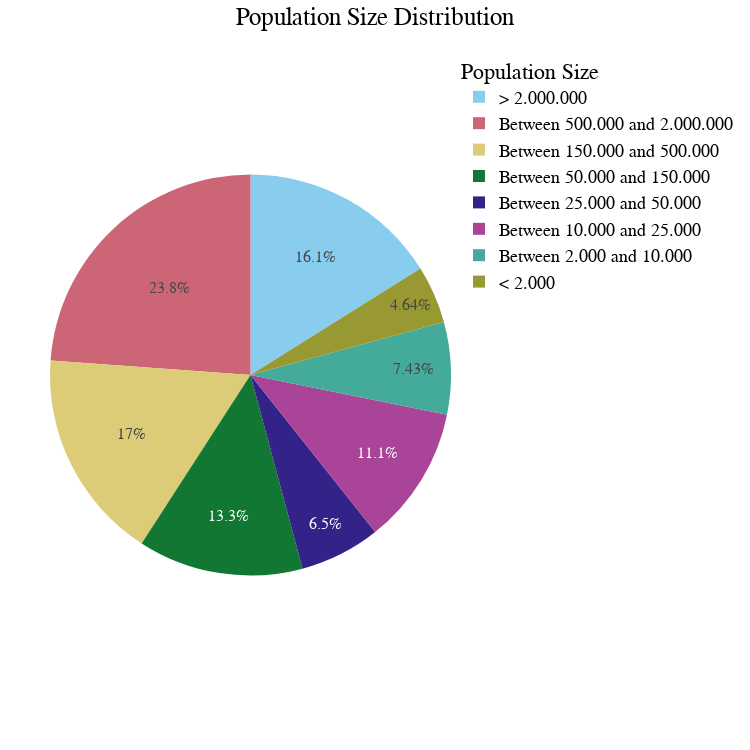

The notebook cell saved with this chart:
### Code cell
import plotly.express as px

# Define the custom order for population size categories
population_order = [
    '> 2.000.000', 
    'Between 500.000 and 2.000.000', 
    'Between 150.000 and 500.000', 
    'Between 50.000 and 150.000', 
    'Between 25.000 and 50.000',
    'Between 10.000 and 25.000', 
    'Between 2.000 and 10.000', 
    '< 2.000'
]


# List of responses for population size from the provided data
population_sizes = df['5. What is the population where you live? (*If you are completing this survey as a fleet operator, public authority, etc. the population of the primary city of your operations / city you represent)'].dropna().value_counts()

# Convert to a pandas DataFrame for easy manipulation
df_population = pd.DataFrame({'Population Size': population_sizes.index, 'Count': population_sizes.values})

# Filter the DataFrame to only include values in the defined order
df_population = df_population[df_population['Population Size'].isin(population_order)]

# Sort the DataFrame based on the custom order
df_population['Population Size'] = pd.Categorical(df_population['Population Size'], categories=population_order, ordered=True)
df_population = df_population.sort_values('Population Size')

# Create a pie chart based on the population size distribution and order them based on the custom order
fig = px.pie(
    df_population,
    names='Population Size',
    values='Count',
    title='Population Size Distribution',
    color_discrete_sequence=px.colors.qualitative.Safe,
    width=750,
    height=750
)

# Apply the preferred layout settings
fig.update_layout(
    title_text='Population Size Distribution',
    title_x=0.5,
    font=dict(
        family="Arial, sans-serif",
        size=18,
        color="black"
    ),
    legend_title_text='Population Size',
    margin=dict(t=50, b=50, l=50, r=50)
)

# Update the traces to ensure the legend follows the correct order
fig.update_traces(
    hoverinfo='label+percent',
    textinfo='percent',
    textfont_size=16,
    sort=False  # This ensures that the legend does not get automatically sorted
)

### Figure 1 — Plotly figure (JSON) as saved in the notebook; plotly's stock layout.template omitted (floating-point values rounded to 4 significant figures)
{"data": [{"domain": {"x": [0, 1], "y": [0, 1]}, "hoverinfo": "label+percent", "hovertemplate": "Population Size=%{label}<br>Count=%{value}<extra></extra>", "labels": ["> 2.000.000", "Between 500.000 and 2.000.000", "Between 150.000 and 500.000", "Between 50.000 and 150.000", "Between 25.000 and 50.000", "Between 10.000 and 25.000", "Between 2.000 and 10.000", "< 2.000"], "legendgroup": "", "name": "", "showlegend": true, "sort": false, "textfont": {"size": 16}, "textinfo": "percent", "type": "pie", "values": [52, 77, 55, 43, 21, 36, 24, 15]}], "layout": {"font": {"color": "black", "family": "Arial, sans-serif", "size": 18}, "height": 750, "legend": {"title": {"text": "Population Size"}, "tracegroupgap": 0}, "margin": {"b": 50, "l": 50, "r": 50, "t": 50}, "piecolorway": ["rgb(136, 204, 238)", "rgb(204, 102, 119)", "rgb(221, 204, 119)", "rgb(17, 119, 51)", "rgb(51, 34, 136)", "rgb(170, 68, 153)", "rgb(68, 170, 153)", "rgb(153, 153, 51)", "rgb(136, 34, 85)", "rgb(102, 17, 0)", "rgb(136, 136, 136)"], "title": {"text": "Population Size Distribution", "x": 0.5}, "width": 750}}
